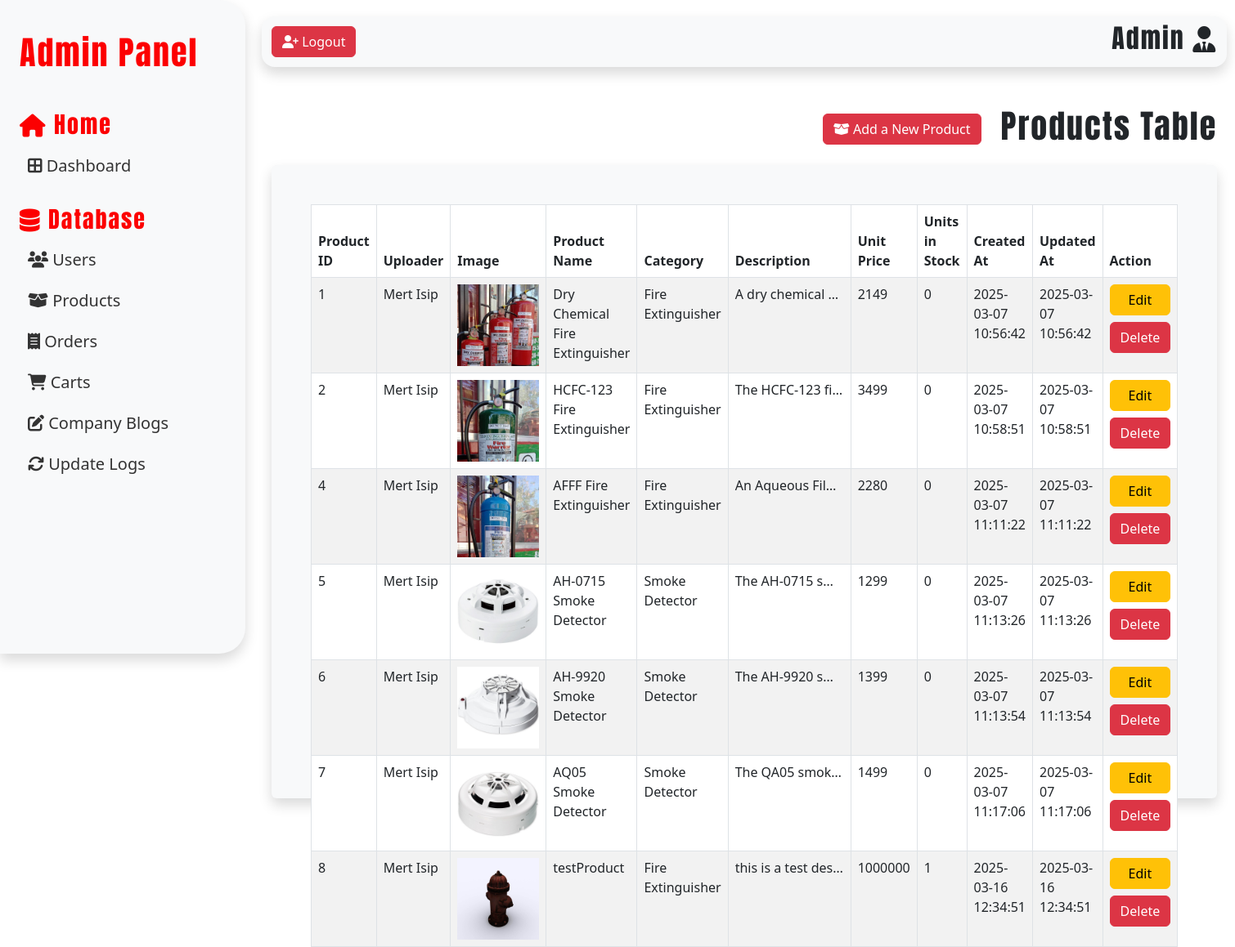
Page /src/adminIndex.php?page=products (signed in) on the earlier database version.
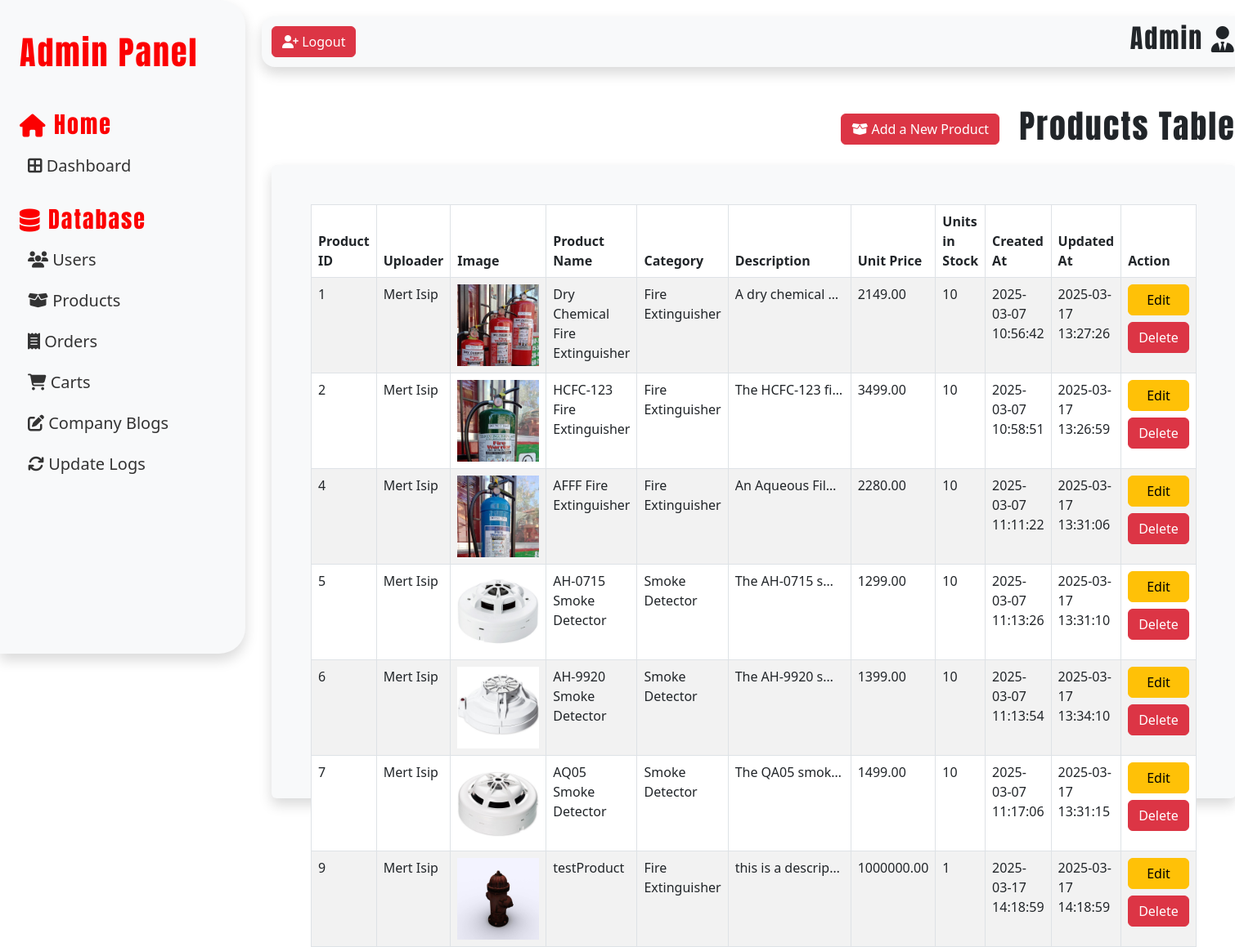
Same page on the later database version.
### tables this page shows
CREATE TABLE `products_tbl` (
  `productID` int(11) NOT NULL AUTO_INCREMENT,
  `userID` int(11) DEFAULT NULL,
  `productName` varchar(50) NOT NULL,
  `productIMG` varchar(100) NOT NULL,
  `categoryID` int(11) DEFAULT NULL,
  `productDesc` text NOT NULL,
  `productPrice` decimal(10,2) NOT NULL DEFAULT 0.00,
  `inStock` int(11) NOT NULL DEFAULT 0,
  `createdAt` datetime NOT NULL DEFAULT current_timestamp(),
  `updatedAt` datetime NOT NULL DEFAULT current_timestamp(),
  PRIMARY KEY (`productID`),
  UNIQUE KEY `productName` (`productName`),
  KEY `productCategoryFK` (`categoryID`) USING BTREE,
  KEY `productUserFK` (`userID`),
  CONSTRAINT `productCategoryFK` FOREIGN KEY (`categoryID`) REFERENCES `categories_tbl` (`categoryID`) ON DELETE NO ACTION ON UPDATE NO ACTION,
  CONSTRAINT `productUserFK` FOREIGN KEY (`userID`) REFERENCES `users_tbl` (`userID`) ON DELETE NO ACTION ON UPDATE NO ACTION
);

CREATE TABLE `categories_tbl` (
  `categoryID` int(11) NOT NULL AUTO_INCREMENT,
  `categoryName` varchar(50) NOT NULL,
  `createdAt` datetime NOT NULL DEFAULT current_timestamp(),
  `updatedAt` datetime NOT NULL DEFAULT current_timestamp(),
  PRIMARY KEY (`categoryID`),
  UNIQUE KEY `categoryName` (`categoryName`)
);

### src/adminPages/productsTable.php (the view, shortened to what this page needs)
<?php
require_once 'weltz_dbconnect.php';
$productsSQL =
    "SELECT
        p.productID,
        CONCAT(u.userFname, ' ', u.userLname) AS userFullName,
        p.productIMG,
        p.productName,
        c.categoryName,
        p.productDesc,
        p.productPrice,
        p.inStock,
        p.createdAt,
        p.updatedAt
    FROM
        products_tbl p
    JOIN
        users_tbl u ON p.userID = u.userID
    JOIN
        categories_tbl c ON p.categoryID = c.categoryID
    ";
$productsSQLResult = $conn->query($productsSQL);
?>
<div class="userTableHeader mb-3 d-flex justify-content-end align-items-center gap-3">
    <button type="button" class="btn btn-danger me-2" data-bs-toggle="modal" data-bs-target="#addNewProdModal">
        <i class="fa-solid fa-box-open"></i> Add a New Product
    </button>
    <h1>Products Table</h1>
</div>
<div class="table-container container-fluid bg-light p-5 rounded shadow">
    <table id="myTable" class="table table-bordered table-striped">
        <thead>
            <tr>
                <th>Product ID</th>
                <th>Uploader</th>
                <th>Image</th>
                <th>Product Name</th>
                <th>Category</th>
                <th>Description</th>
                <th>Unit Price</th>
                <th>Units in Stock</th>
                <th>Created At</th>
                <th>Updated At</th>
                <th>Action</th>
            </tr>
        </thead>
        <tbody>
            <?php
            if ($productsSQLResult->num_rows > 0) {
                while ($row = $productsSQLResult->fetch_assoc()) {
            ?>
                    <tr>
                        <td><?php echo $row['productID'] ?></td>
                        <td><?php echo $row['userFullName'] ?></td>
                        <td><img src="<?php echo $row['productIMG'] ?>" alt="<?php echo $row['productName'] ?>" style="width:100px"></td>
                        <td><?php echo $row['productName'] ?></td>
                        <td><?php echo $row['categoryName'] ?></td>
                        <td style="max-width: 150px; white-space: nowrap; overflow: hidden; text-overflow: ellipsis;"><?php echo $row['productDesc'] ?></td>
                        <td><?php echo $row['productPrice'] ?></td>
                        <td><?php echo $row['inStock'] ?></td>
                        <td><?php echo  $row['createdAt'] ?></td>
                        <td><?php echo  $row['updatedAt'] ?></td>
                        <td>
                            <div class='d-grid gap-2'>
                                <button class='editProdBtn btn btn-warning' data-bs-toggle="modal" data-bs-target="#editProdModal">Edit</button>
                                <button class='delProdBtn btn btn-danger' data-bs-toggle="modal" data-bs-target="#deleteProdModal">Delete</button>
                            </div>
                        </td>
                    </tr>
                <?php
                }
            } else {
                ?>
                <h1 class="text-center">No products found</h1>
            <?php
            }
            ?>
        </tbody>
    </table>
</div>

### src/adminIndex.php (shortened to what this page needs)
<!DOCTYPE html>
<html lang="en">
<head>
  <link rel="stylesheet" href="styles.css">
  <link rel="stylesheet" href="adminPages/adminDashboard.css">
  <?php require_once 'cssLibraries.php' ?>
</head>
<body class="adminPanel">
  <nav id="sidebar" class="bg-light p-4 shadow rounded-end-5">
    <div class="sidebar-header mb-5 mt-3">
      <h1>Admin Panel</h1>
    </div>
    <div class="mb-4">
      <div class="sidebar-header">
        <h3><i class="fa-solid fa-house"></i> Home</h3>
      </div>
      <ul class="list-unstyled components">
        <li>
          <a class="fs-5" href="?page=dashboard"><i class="fa-solid fa-border-all"></i> Dashboard</a>
        </li>
      </ul>
    </div>
    <div>
      <div class="sidebar-header">
        <h3><i class="fa-solid fa-database"></i> Database</h3>
      </div>
      <ul class="list-unstyled components">
        <li>
          <a class="fs-5" href="?page=users"><i class="fa-solid fa-users"></i> Users</a>
        </li>
        <li>
          <a class="fs-5" href="?page=products"><i class="fa-solid fa-box-open"></i> Products</a>
        </li>
        <li>
          <a class="fs-5" href="?page=orders"><i class="fa-solid fa-receipt"></i> Orders</a>
        </li>
        <li>
          <a class="fs-5" href="?page=carts"><i class="fa-solid fa-cart-shopping"></i> Carts</a>
        </li>
        <li>
          <a class="fs-5" href="?page=blogs"><i class="fa-solid fa-pen-to-square"></i> Company Blogs</a>
        </li>
        <li>
          <a class="fs-5" href="?page=logs"><i class="fa-solid fa-arrows-rotate"></i> Update Logs</a>
        </li>
      </ul>
    </div>
  </nav>
  <div class="container-fluid" id="adminContent">
    <nav id="adminHeader" class="navbar navbar-expand-lg navbar-light bg-light mb-5 rounded-4 shadow">
      <div class="container-fluid">
        <form id="logoutUserForm" method="POST">
          <button type="submit" class="btn btn-danger">
            <i class="fa-solid fa-user-plus"></i> Logout
          </button>
        </form>
        <h2 class="ml-3">Admin <i class="fa-solid fa-user-tie"></i></h2>
      </div>
    </nav>
    <div class="container-fluid">
      <?php
      $page = 'dashboard';
      if (isset($_GET['page'])) {
        $page = $_GET['page'];
      }
      switch ($page) {
        case 'products':
          include 'adminPages/productsTable.php';
          break;
      }
      ?>
    </div>
  </div>
</body>
</html>

### src/cssLibraries.php (shortened to what this page needs)
<link href="https://cdn.jsdelivr.net/npm/bootstrap@5.3.3/dist/css/bootstrap.min.css" rel="stylesheet">
<link rel="stylesheet" href="https://cdnjs.cloudflare.com/ajax/libs/font-awesome/6.7.2/css/all.min.css" />
<link rel="stylesheet" href="https://cdnjs.cloudflare.com/ajax/libs/twitter-bootstrap/5.3.0/css/bootstrap.min.css">
<link rel="stylesheet" href="https://cdn.datatables.net/2.2.2/css/dataTables.bootstrap5.css">
<link rel="stylesheet" href="https://cdn.datatables.net/responsive/3.0.4/css/responsive.dataTables.min.css">

### src/styles.css (style rules this page uses)
* { padding: 0; margin: 0; box-sizing: border-box; }
html { scroll-behavior: smooth; }
body { background-color: white; color: #231f20; font-family: 'Bebas Neue', sans-serif; }
h1, h2, h3 { font-family: 'Anton', sans-serif; letter-spacing: 2px; }
.adminPanel { display: flex; }
#sidebar { min-width: 300px; max-width: 300px; height: 100vh; color: #fc0001; top: 0; position: sticky; }
#adminContent { width: 100%; padding: 20px; }
.components { padding: 0; list-style: none; }
.components li { padding: 10px; }
.components a { color: #333; display: block; text-decoration: none; font-size: 1.2rem; transition: color 0.3s ease-in-out, transform 0.3s ease-in-out; }
#adminHeader { top: 0; position: sticky; }
.table-container { height: 775px; max-height: 875px; }

Differences in the rows shown:
removed products_tbl: productID "8", userFullName "Mert Isip", productIMG (picture), productName "testProduct", categoryID.categoryName "Fire Extinguisher", productDesc "this is a test des…", productPrice "1000000", inStock "1", createdAt "2025-03-16 12:34:51", updatedAt "2025-03-16 12:34:51"
changed products_tbl "Dry Chemical Fire Extinguisher": productPrice "2149" → "2149.00"; inStock "0" → "10"; updatedAt "2025-03-07 10:56:42" → "2025-03-17 13:27:26"
changed products_tbl "HCFC-123 Fire Extinguisher": productPrice "3499" → "3499.00"; inStock "0" → "10"; updatedAt "2025-03-07 10:58:51" → "2025-03-17 13:26:59"
changed products_tbl "AFFF Fire Extinguisher": productPrice "2280" → "2280.00"; inStock "0" → "10"; updatedAt "2025-03-07 11:11:22" → "2025-03-17 13:31:06"
changed products_tbl "AH-0715 Smoke Detector": productPrice "1299" → "1299.00"; inStock "0" → "10"; updatedAt "2025-03-07 11:13:26" → "2025-03-17 13:31:10"
changed products_tbl "AH-9920 Smoke Detector": productPrice "1399" → "1399.00"; inStock "0" → "10"; updatedAt "2025-03-07 11:13:54" → "2025-03-17 13:34:10"
changed products_tbl "AQ05 Smoke Detector": productPrice "1499" → "1499.00"; inStock "0" → "10"; updatedAt "2025-03-07 11:17:06" → "2025-03-17 13:31:15"
added products_tbl: productID "9", userFullName "Mert Isip", productIMG (picture), productName "testProduct", categoryID.categoryName "Fire Extinguisher", productDesc "this is a descrip…", productPrice "1000000.00", inStock "1", createdAt "2025-03-17 14:18:59", updatedAt "2025-03-17 14:18:59"
